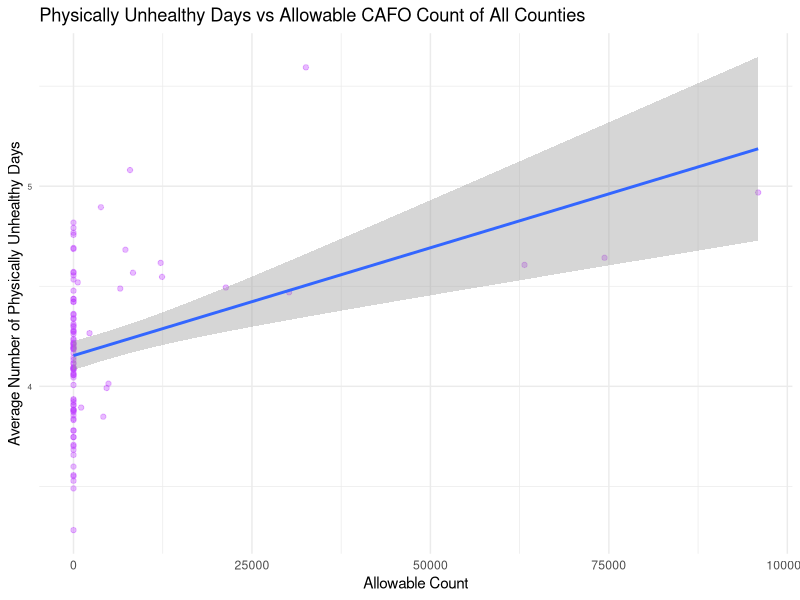

The R script that drew this image:
library(tidyverse)

finalData <- read_csv("derivedData/finalData.csv")

figure <- finalData %>% ggplot(aes(x = allowable_count, y = physically_unhealthy_days)) + 
  geom_point(color = "darkorchid1", alpha = 0.35) + 
  geom_smooth(method='lm') + 
  labs(title = "Physically Unhealthy Days vs Allowable CAFO Count of All Counties", 
       x="Allowable Count", y="Average Number of Physically Unhealthy Days") + 
  theme_minimal() + 
  theme(axis.text.y = element_text(size = 6))

ggsave("figures/physicalDaysScatter.png", plot=figure)